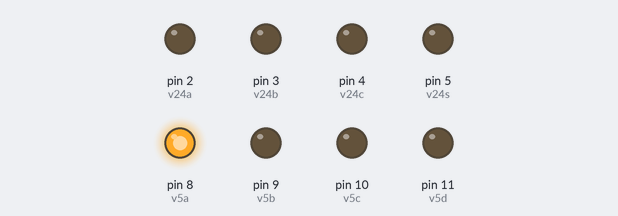
Recording of a sketch running on a simulated Arduino Uno, built with avr-gcc and run on an emulated ATmega328P. On the bench: output pins drawn as LEDs (lit = HIGH).

Above: at 0.1 s.
At 1.1 s:
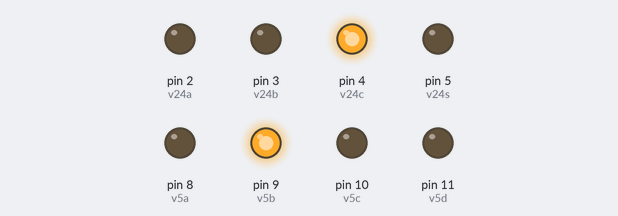
At 2.1 s:
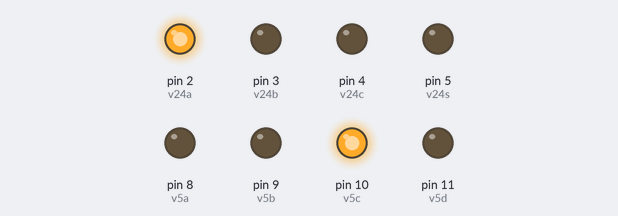
At 4.1 s:
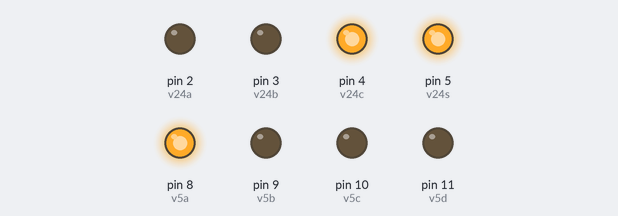
At 6.1 s:
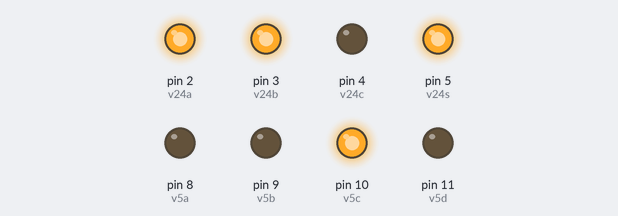
At 8.1 s:
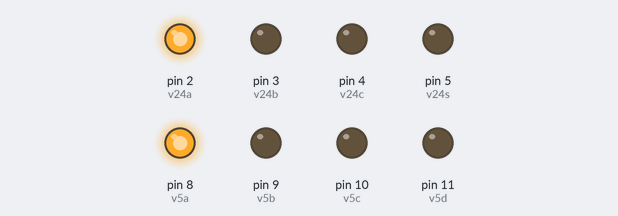
Timing chart, 0 to 8.4 s (numbered marks = the images above):
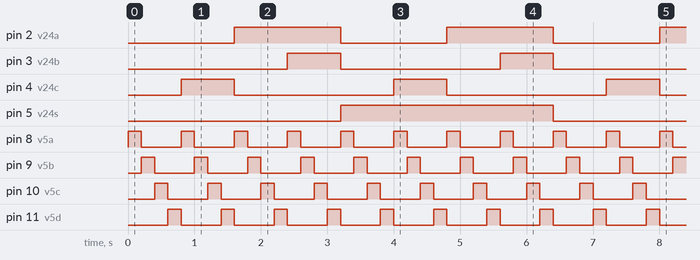

The sketch:

Fortune2.ino
```cpp
//pins
int v24a = 2;
int v24b = 3;
int v24c = 4;
int v24s = 5;
int v5a = 8;
int v5b = 9;
int v5c = 10;
int v5d = 11;
int i;
void setup() {
  pinMode(v24a, OUTPUT);
  pinMode(v24b, OUTPUT);
  pinMode(v24c, OUTPUT);
  pinMode(v24s, OUTPUT);
  pinMode(v5a, OUTPUT);
  pinMode(v5b, OUTPUT);
  pinMode(v5c, OUTPUT);
  pinMode(v5d, OUTPUT);
}

void loop()
{
  poff();

  p24a();
  p5loop(200);
  p24b();
  p5loop(200);
  p24c();
  p5loop(200);
  p24d();
  p5loop(200);
  digitalWrite(v24s, HIGH);
  p24a();
  p5loop(200);
  p24b();
  p5loop(200);
  p24c();
  p5loop(200);
  p24d();
  p5loop(200);

}

void poff()
{
  digitalWrite(v24a, LOW);
  digitalWrite(v24b, LOW);
  digitalWrite(v24c, LOW);
  digitalWrite(v24s, LOW);
  digitalWrite(v5a, LOW);
  digitalWrite(v5b, LOW);
  digitalWrite(v5c, LOW);
  digitalWrite(v5d, LOW);
}

void p24a()
{
  digitalWrite(v24a, LOW);
  digitalWrite(v24b, LOW);
  digitalWrite(v24c, LOW);
}
void p24b()
{
  digitalWrite(v24a, LOW);
  digitalWrite(v24b, LOW);
  digitalWrite(v24c, HIGH);
}
void p24c()
{
  digitalWrite(v24a, HIGH);
  digitalWrite(v24b, LOW);
  digitalWrite(v24c, LOW);
}
void p24d()
{
  digitalWrite(v24a, HIGH);
  digitalWrite(v24b, HIGH);
  digitalWrite(v24c, LOW);
}
void p5a()
{
  digitalWrite(v5a, HIGH);
  digitalWrite(v5b, LOW);
  digitalWrite(v5c, LOW);
  digitalWrite(v5d, LOW);
}

void p5b()
{
  digitalWrite(v5a, LOW);
  digitalWrite(v5b, HIGH);
  digitalWrite(v5c, LOW);
  digitalWrite(v5d, LOW);
}
void p5c()
{
  digitalWrite(v5a, LOW);
  digitalWrite(v5b, LOW);
  digitalWrite(v5c, HIGH);
  digitalWrite(v5d, LOW);
}
void p5d()
{
  digitalWrite(v5a, LOW);
  digitalWrite(v5b, LOW);
  digitalWrite(v5c, LOW);
  digitalWrite(v5d, HIGH);
}
void p5loop(int dtime)
{
  p5a();
  delay(dtime);
  p5b();
  delay(dtime);
  p5c();
  delay(dtime);
  p5d();
  delay(dtime);
}
```

Measured:
- by itself, pin 2 (v24a): alternates HIGH for 1.6 s and LOW for 1.6 s
- by itself, pin 3 (v24b), pin 4 (v24c): alternates HIGH for 0.80 s and LOW for 2.4 s
- by itself, pin 5 (v24s): alternates HIGH for 3.2 s and LOW for 3.2 s
- by itself, pin 8 (v5a), pin 9 (v5b), pin 10 (v5c), pin 11 (v5d): alternates HIGH for 0.20 s and LOW for 0.60 s
